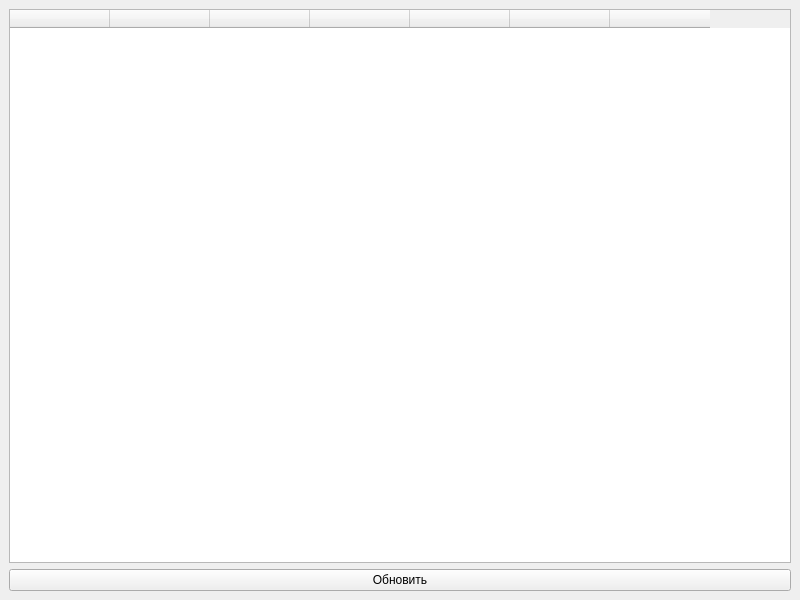
<?xml version="1.0" encoding="UTF-8"?>
<ui version="4.0">
 <class>MainWindow</class>
 <widget class="QMainWindow" name="MainWindow">
  <property name="geometry">
   <rect>
    <x>0</x>
    <y>0</y>
    <width>800</width>
    <height>600</height>
   </rect>
  </property>
  <property name="windowTitle">
   <string>Информация о кофе</string>
  </property>
  <widget class="QWidget" name="centralwidget">
   <layout class="QVBoxLayout" name="verticalLayout">
    <item>
     <widget class="QTableWidget" name="tableWidget">
      <column>
       <property name="textAlignment">
        <set>AlignLeading|AlignTrailing|AlignJustify|AlignAbsolute|AlignTop|AlignBottom|AlignBaseline|AlignCenter</set>
       </property>
      </column>
      <column>
       <property name="textAlignment">
        <set>AlignLeading|AlignTrailing|AlignJustify|AlignAbsolute|AlignTop|AlignBottom|AlignBaseline|AlignCenter</set>
       </property>
      </column>
      <column>
       <property name="textAlignment">
        <set>AlignLeading|AlignTrailing|AlignJustify|AlignAbsolute|AlignTop|AlignBottom|AlignBaseline|AlignCenter</set>
       </property>
      </column>
      <column>
       <property name="textAlignment">
        <set>AlignLeading|AlignTrailing|AlignJustify|AlignAbsolute|AlignTop|AlignBottom|AlignBaseline|AlignCenter</set>
       </property>
      </column>
      <column>
       <property name="textAlignment">
        <set>AlignLeading|AlignTrailing|AlignJustify|AlignAbsolute|AlignTop|AlignBottom|AlignBaseline|AlignCenter</set>
       </property>
      </column>
      <column>
       <property name="textAlignment">
        <set>AlignLeading|AlignTrailing|AlignJustify|AlignAbsolute|AlignTop|AlignBottom|AlignBaseline|AlignCenter</set>
       </property>
      </column>
      <column>
       <property name="textAlignment">
        <set>AlignLeading|AlignTrailing|AlignJustify|AlignAbsolute|AlignTop|AlignBottom|AlignBaseline|AlignCenter</set>
       </property>
      </column>
     </widget>
    </item>
    <item>
     <widget class="QPushButton" name="refresh_button">
      <property name="text">
       <string>Обновить</string>
      </property>
     </widget>
    </item>
   </layout>
  </widget>
 </widget>
 <resources/>
 <connections/>
</ui>
